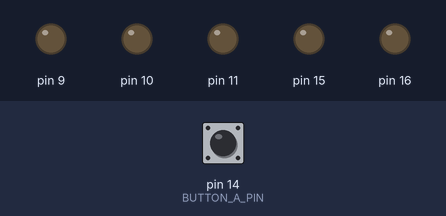
The sketch below on a simulated Arduino Mega 2560, built with avr-gcc and run on an emulated ATmega2560. Shown: output pins drawn as LEDs (lit = HIGH). Inputs (shaded band) come from the test bench; at power-on: pin 14 (BUTTON_A_PIN) HIGH.

Above: at 1.2 s.
1.3 s: pin 14 (BUTTON_A_PIN) pulled LOW for 0.15 s
At 2.3 s:
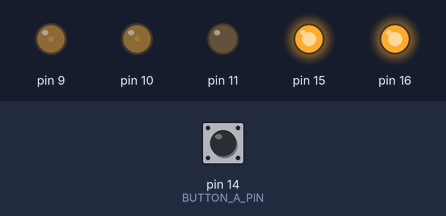
Timing chart, 0 to 7.8 s (numbered marks = the images above; inputs shaded):
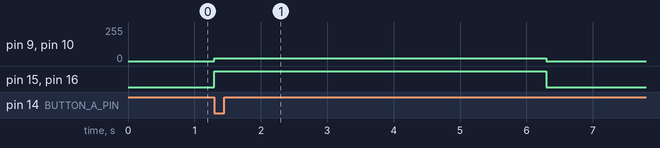

Measured:
- after the input at 1.3 s, pin 9, pin 10: 0/255 → 20/255 at once, → 0/255 5.0 s later; pin 15, pin 16: LOW → HIGH at once, → LOW 5.0 s later

The sketch:

linesensing_test_leader.ino
```cpp
#include "Motors.h"
#include "LineSensors.h"

Motors_c motors;

// button pin
const int BUTTON_A_PIN = 14;

// motion
const int REVERSE_SPEED = 20;
const uint32_t REVERSE_TIME_MS = 5000;

// state
bool reversing = false;
bool lastButtonState = HIGH;
uint32_t reverseStartTime = 0;

void setup()
{
  motors.initialise();

  // turn IR emitters on immediately
  pinMode(EMIT_PIN, OUTPUT);
  digitalWrite(EMIT_PIN, LOW);

  // button input with pull-up
  pinMode(BUTTON_A_PIN, INPUT_PULLUP);

  // start still
  motors.setPWM(0, 0);
}

void loop()
{
  bool buttonState = digitalRead(BUTTON_A_PIN);

  // detect a new button press: HIGH -> LOW
  if (!reversing && lastButtonState == HIGH && buttonState == LOW) {
    reversing = true;
    reverseStartTime = millis();
    motors.setPWM(-REVERSE_SPEED, -REVERSE_SPEED);
  }

  // stop after 5 seconds
  if (reversing && (millis() - reverseStartTime >= REVERSE_TIME_MS)) {
    reversing = false;
    motors.setPWM(0, 0);
  }

  lastButtonState = buttonState;
}
```
